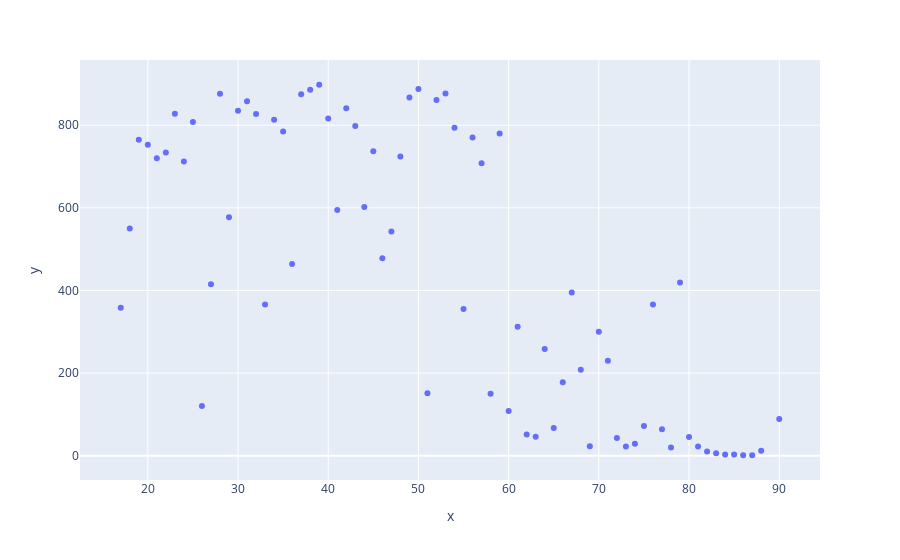

Write notebook code for a chart like this one.
### Code cell
age = df_3['age'].unique()
age_entries = df_3['age'].value_counts()
fig_1 = px.scatter(df_3,x=age , y= age_entries)
fig_1.show()

### Figure 1 — Plotly figure (JSON) as saved in the notebook; plotly's stock layout.template omitted (floating-point values rounded to 4 significant figures)
{"data": [{"hovertemplate": "x=%{x}<br>y=%{y}<extra></extra>", "legendgroup": "", "marker": {"color": "#636efa", "symbol": "circle"}, "mode": "markers", "name": "", "orientation": "v", "showlegend": false, "type": "scatter", "x": [39, 50, 38, 53, 28, 37, 49, 52, 31, 42, 30, 23, 32, 40, 34, 25, 43, 54, 35, 59, 56, 19, 20, 45, 22, 48, 21, 24, 57, 44, 41, 29, 18, 47, 46, 36, 79, 27, 67, 33, 76, 17, 55, 61, 70, 64, 71, 68, 66, 51, 58, 26, 60, 90, 75, 65, 77, 62, 63, 80, 72, 74, 69, 73, 81, 78, 88, 82, 83, 84, 85, 86, 87], "xaxis": "x", "y": [898, 888, 886, 877, 876, 875, 867, 861, 858, 841, 835, 828, 827, 816, 813, 808, 798, 794, 785, 780, 770, 765, 753, 737, 734, 724, 720, 712, 708, 602, 595, 577, 550, 543, 478, 464, 419, 415, 395, 366, 366, 358, 355, 312, 300, 258, 230, 208, 178, 151, 150, 120, 108, 89, 72, 67, 64, 51, 46, 45, 43, 29, 23, 22, 22, 20, 12, 10, 6, 3, 3, 1, 1], "yaxis": "y"}], "layout": {"autosize": true, "legend": {"tracegroupgap": 0}, "margin": {"t": 60}, "xaxis": {"anchor": "y", "autorange": true, "domain": [0, 1], "range": [12.69, 94.31], "title": {"text": "x"}, "type": "linear"}, "yaxis": {"anchor": "x", "autorange": true, "domain": [0, 1], "range": [-68.45, 967.5], "title": {"text": "y"}, "type": "linear"}}}
